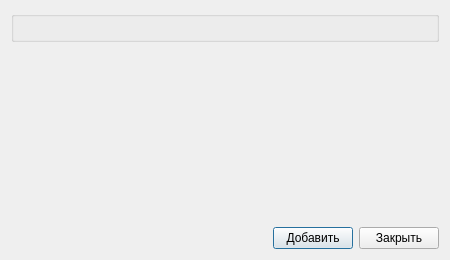
<?xml version="1.0" encoding="UTF-8"?>
<ui version="4.0">
 <class>StationDlg</class>
 <widget class="QDialog" name="StationDlg">
  <property name="geometry">
   <rect>
    <x>0</x>
    <y>0</y>
    <width>450</width>
    <height>260</height>
   </rect>
  </property>
  <property name="windowTitle">
   <string>Выбор пункта</string>
  </property>
  <layout class="QGridLayout" name="gridLayout_2">
   <item row="1" column="1">
    <spacer name="verticalSpacer">
     <property name="orientation">
      <enum>Qt::Vertical</enum>
     </property>
     <property name="sizeHint" stdset="0">
      <size>
       <width>20</width>
       <height>40</height>
      </size>
     </property>
    </spacer>
   </item>
   <item row="2" column="2">
    <widget class="QPushButton" name="addBtn">
     <property name="text">
      <string>Добавить</string>
     </property>
     <property name="default">
      <bool>true</bool>
     </property>
    </widget>
   </item>
   <item row="2" column="1">
    <spacer name="horizontalSpacer">
     <property name="orientation">
      <enum>Qt::Horizontal</enum>
     </property>
     <property name="sizeHint" stdset="0">
      <size>
       <width>218</width>
       <height>20</height>
      </size>
     </property>
    </spacer>
   </item>
   <item row="2" column="3">
    <widget class="QPushButton" name="cancelBtn">
     <property name="text">
      <string>Закрыть</string>
     </property>
    </widget>
   </item>
   <item row="2" column="0">
    <widget class="QLabel" name="statusLabel">
     <property name="text">
      <string/>
     </property>
    </widget>
   </item>
   <item row="0" column="0" colspan="4">
    <widget class="QGroupBox" name="groupBox">
     <property name="title">
      <string/>
     </property>
     <layout class="QGridLayout" name="gridLayout">
      <item row="0" column="0">
       <widget class="StationWidget" name="stationWidget">
        <property name="sizePolicy">
         <sizepolicy hsizetype="Preferred" vsizetype="Maximum">
          <horstretch>0</horstretch>
          <verstretch>0</verstretch>
         </sizepolicy>
        </property>
        <property name="isMapButtonVisible" stdset="0">
         <bool>false</bool>
        </property>
        <property name="isHorisontal" stdset="0">
         <bool>false</bool>
        </property>
       </widget>
      </item>
     </layout>
    </widget>
   </item>
  </layout>
 </widget>
 <customwidgets>
  <customwidget>
   <class>StationWidget</class>
   <extends>QWidget</extends>
   <header location="global">meteo/commons/ui/custom/stationwidget.h</header>
  </customwidget>
 </customwidgets>
 <tabstops>
  <tabstop>addBtn</tabstop>
  <tabstop>cancelBtn</tabstop>
 </tabstops>
 <resources/>
 <connections>
  <connection>
   <sender>cancelBtn</sender>
   <signal>clicked()</signal>
   <receiver>StationDlg</receiver>
   <slot>reject()</slot>
   <hints>
    <hint type="sourcelabel">
     <x>348</x>
     <y>196</y>
    </hint>
    <hint type="destinationlabel">
     <x>103</x>
     <y>194</y>
    </hint>
   </hints>
  </connection>
 </connections>
</ui>
